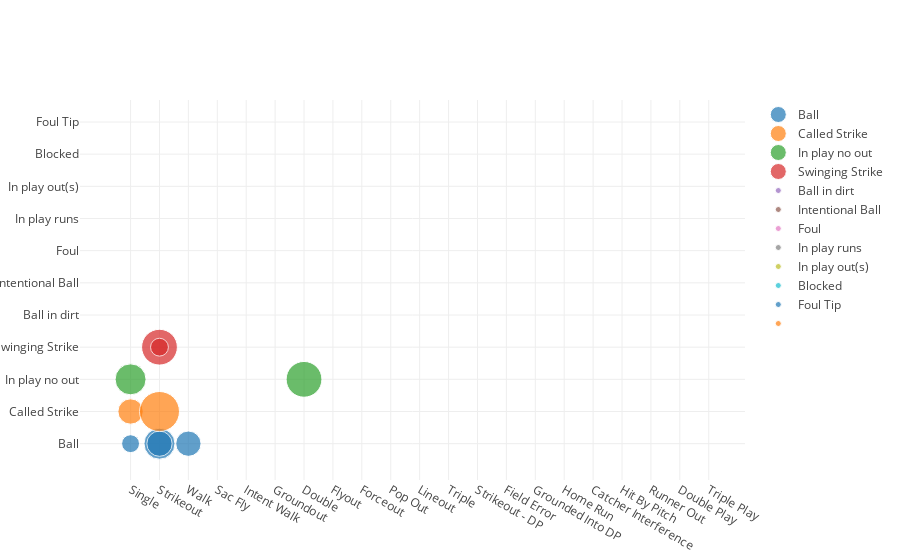

The notebook cell saved with this chart:
### Markdown cell above
# Relationship between striking event and game event of Paul

### Code cell
size = [20, 40, 60, 80, 100, 80, 60, 40, 20, 40]
data = [dict(
  type = 'scatter',
  x = PaulGoldschmidt['event'],
  y = PaulGoldschmidt['code'],
  mode='markers',
    marker=dict(
        size=size,
        sizemode='area',
        sizeref=2.*max(size)/(40.**2),
        sizemin=4
    ),
    transforms = [dict(
        type = 'groupby',
        groups = PaulGoldschmidt['code'],
   
  )]
)]

py.iplot({'data': data}, validate=False)

### Figure 1 — Plotly figure (JSON) as saved in the notebook; plotly's stock layout.template omitted (floating-point values rounded to 4 significant figures; data arrays with more than 128 entries replaced by an {"elided": "..."} marker saying what was removed)
{"data": [{"marker": {"size": [20, 40, 60, 80, 100, 80, 60, 40, 20, 40], "sizemin": 4, "sizemode": "area", "sizeref": 0.125}, "mode": "markers", "transforms": [{"groups": {"elided": "4451 str values"}, "type": "groupby"}], "type": "scatter", "x": {"elided": "4451 str values"}, "y": {"elided": "4451 str values"}}], "layout": {}}
